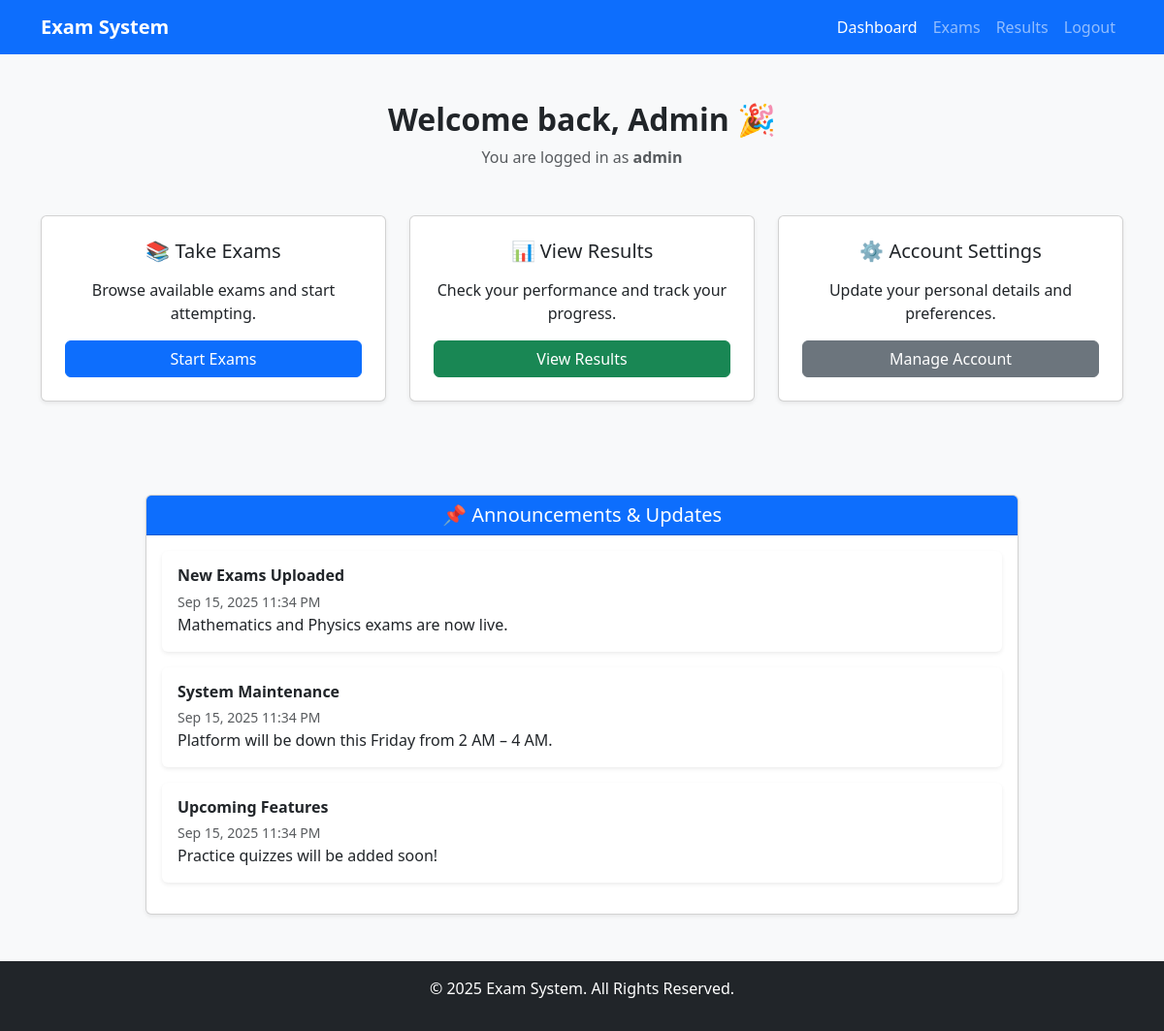
Page /dashboard.php (signed in) on the committed database.
### tables this page shows
CREATE TABLE IF NOT EXISTS `users` (
  `id` int NOT NULL AUTO_INCREMENT,
  `name` varchar(100) NOT NULL,
  `email` varchar(150) NOT NULL,
  `password` varchar(255) NOT NULL,
  `role` enum('student','admin') DEFAULT 'student',
  `created_at` timestamp NULL DEFAULT CURRENT_TIMESTAMP,
  PRIMARY KEY (`id`),
  UNIQUE KEY `email` (`email`)
);

CREATE TABLE IF NOT EXISTS `announcements` (
  `id` int NOT NULL AUTO_INCREMENT,
  `title` varchar(255) NOT NULL,
  `content` text NOT NULL,
  `created_at` timestamp NULL DEFAULT CURRENT_TIMESTAMP,
  PRIMARY KEY (`id`)
);

### classes/User.php (called while the page is built, shortened)
<?php
class User
{
    private string $name;
    private string $role;
    public function __construct(array $data = [])
    {
        $this->name       = $data['name'] ?? '';
        $this->role       = $data['role'] ?? 'student';
    }
    public static function findById(int $id): ?self
    {
        $db = Database::getInstance()->getConnection();
        $stmt = $db->prepare("SELECT * FROM users WHERE id = :id LIMIT 1");
        $stmt->execute([':id' => $id]);
        $row = $stmt->fetch(PDO::FETCH_ASSOC);
        return $row ? new self($row) : null;
    }
    public function getName(): string
    {
        return $this->name;
    }
    public function getRole(): string
    {
        return $this->role;
    }
}

### classes/Auth.php (called while the page is built, shortened)
<?php
require_once __DIR__ . '/User.php';
class Auth
{
    private static ?Auth $instance = null;
    private ?User $currentUser = null;
    private function __construct()
    {
        if (isset($_SESSION['user_id'])) {
            $this->currentUser = User::findById($_SESSION['user_id']);
        }
    }
    public static function getInstance(): Auth
    {
        if (self::$instance === null) {
            self::$instance = new Auth();
        }
        return self::$instance;
    }
    public function user(): ?User
    {
        return $this->currentUser;
    }
}

### public/dashboard.php (the view, shortened to what this page needs)
<?php
require_once __DIR__ . '/../classes/Auth.php';
$db = Database::getInstance()->getConnection();
$auth = Auth::getInstance();
$user = $auth->user();
?>
<!DOCTYPE html>
<html lang="en">
<head>
    <link href="https://cdn.jsdelivr.net/npm/bootstrap@5.3.3/dist/css/bootstrap.min.css" rel="stylesheet">
</head>
<body class="bg-light">
    <nav class="navbar navbar-expand-lg navbar-dark bg-primary sticky-top">
        <div class="container">
            <a class="navbar-brand fw-bold" href="index.php">Exam System</a>
            <div class="collapse navbar-collapse" id="navbarNav">
                <ul class="navbar-nav ms-auto">
                    <li class="nav-item"><a class="nav-link active" href="dashboard.php">Dashboard</a></li>
                    <li class="nav-item"><a class="nav-link" href="exams.php">Exams</a></li>
                    <li class="nav-item"><a class="nav-link" href="results.php">Results</a></li>
                    <li class="nav-item"><a class="nav-link" href="logout.php">Logout</a></li>
                </ul>
            </div>
        </div>
    </nav>
    <section class="container py-5">
        <div class="text-center mb-5">
            <h2 class="fw-bold">Welcome back, <?= htmlspecialchars($user->getName()); ?> 🎉</h2>
            <p class="text-muted">You are logged in as <strong><?= htmlspecialchars($user->getRole()); ?></strong></p>
        </div>
        <div class="row g-4">
            <div class="col-md-4">
                <div class="card shadow-sm p-4 h-100 text-center">
                    <h5 class="mb-3">📚 Take Exams</h5>
                    <p>Browse available exams and start attempting.</p>
                    <a href="exams.php" class="btn btn-primary w-100">Start Exams</a>
                </div>
            </div>
            <div class="col-md-4">
                <div class="card shadow-sm p-4 h-100 text-center">
                    <h5 class="mb-3">📊 View Results</h5>
                    <p>Check your performance and track your progress.</p>
                    <a href="results.php" class="btn btn-success w-100">View Results</a>
                </div>
            </div>
            <div class="col-md-4">
                <div class="card shadow-sm p-4 h-100 text-center">
                    <h5 class="mb-3">⚙️ Account Settings</h5>
                    <p>Update your personal details and preferences.</p>
                    <a href="manage_account.php" class="btn btn-secondary w-100">Manage Account</a>
                </div>
            </div>
        </div>
    </section>
    <div class="card shadow-sm mb-4 w-75 mx-auto mt-5">
        <div class="card-header bg-primary text-white text-center">
            <h5 class="mb-0">📌 Announcements & Updates</h5>
        </div>
        <div class="card-body">
            <?php
            try {
                $stmt = $db->query("SELECT * FROM announcements ORDER BY created_at DESC LIMIT 5");
                $announcements = $stmt->fetchAll(PDO::FETCH_ASSOC);
                if ($announcements) {
                    foreach ($announcements as $a) {
                        echo '<div class="p-3 mb-3 shadow-sm rounded bg-white">';
                        echo '<h6 class="fw-bold mb-1">' . htmlspecialchars($a['title']) . '</h6>';
                        echo '<small class="text-muted">' . date("M d, Y h:i A", strtotime($a['created_at'])) . '</small>';
                        echo '<p class="mb-0">' . nl2br(htmlspecialchars($a['content'])) . '</p>';
                        echo '</div>';
                    }
                } else {
                    echo '<p class="text-muted text-center">No announcements available at the moment.</p>';
                }
            } catch (Exception $e) {
                echo '<div class="alert alert-danger text-center">⚠️ Error loading announcements.</div>';
            }
            ?>
        </div>
    </div>
    <footer class="bg-dark text-white text-center py-3 mt-5">
        <p>&copy; <?= date("Y"); ?> Exam System. All Rights Reserved.</p>
    </footer>
</body>
</html>

### rows in the picture
users: name "Admin", role "admin"
announcements: title "New Exams Uploaded", created_at "Sep 15, 2025 11:34 PM", content "Mathematics and Physics exams are now live."
announcements: title "System Maintenance", created_at "Sep 15, 2025 11:34 PM", content "Platform will be down this Friday from 2 AM – 4 AM."
announcements: title "Upcoming Features", created_at "Sep 15, 2025 11:34 PM", content "Practice quizzes will be added soon!"
